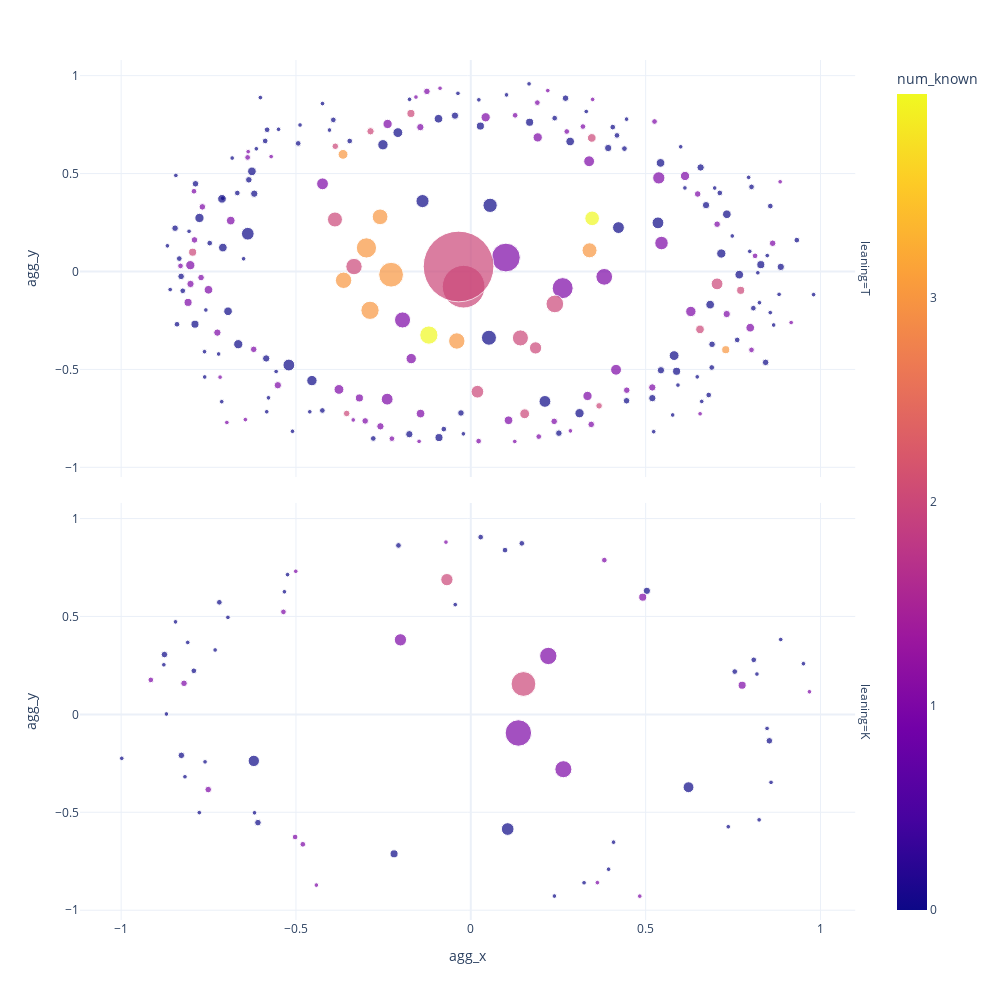

Notebook source saved alongside this figure:
### Markdown cell above
## Regional Observations of Cliques

### Code cell
fig = px.scatter(
    clique_response_frame.merge(patient_response_by_region),
    x = 'agg_x', y = 'agg_y', size = 'membership',
    size_max = 50, hover_name='clique_idx', hover_data=['qseqid', 'sequences', 'sseqid'],
    facet_row = 'leaning',
    color = 'num_known',
    color_discrete_sequence=['#06021c', '#dcb825', '#dc5c25', '#dc2549']
)

fig.update_layout(
    height = 1000, width = 1000,
    coloraxis_colorbar=dict(
        tickvals = [0,1,2,3]
    )
)

fig.update_layout(height = 1000, width = 1000)

### Figure 1 — Plotly figure (JSON) as saved in the notebook; plotly's stock layout.template omitted (floating-point values rounded to 4 significant figures; data arrays with more than 128 entries replaced by an {"elided": "..."} marker saying what was removed)
{"data": [{"customdata": {"elided": "230 rows, 449 str values in total"}, "hoverlabel": {"namelength": 0}, "hovertemplate": "<b>%{hovertext}</b><br><br>leaning=T<br>agg_x=%{x}<br>agg_y=%{y}<br>membership=%{marker.size}<br>qseqid=%{customdata[0]}<br>sequences=%{customdata[1]}<br>sseqid=%{customdata[2]}<br>num_known=%{marker.color}", "hovertext": {"elided": "230 int values"}, "legendgroup": "", "marker": {"color": {"elided": "230 int values"}, "coloraxis": "coloraxis", "size": {"elided": "230 int values"}, "sizemode": "area", "sizeref": 0.1856, "symbol": "circle"}, "mode": "markers", "name": "", "showlegend": false, "type": "scatter", "x": {"elided": "230 float values"}, "xaxis": "x2", "y": {"elided": "230 float values"}, "yaxis": "y2"}, {"customdata": [[[], [], []], [[], [], []], [[], [], []], [[], [], []], [[], [], []], [[], [], []], [[], [], []], [[], [], []], [[], [], []], [[], [], []], [[], [], []], [[], [], []], [[], [], []], [[], [], []], [[], [], []], [[], [], []], [[], [], []], [[], [], []], [[], [], []], [[], [], []], [[], [], []], [[], [], []], [[], [], []], [[], [], []], [[], [], []], [[], [], []], [[], [], []], [[], [], []], [[], [], []], [[], [], []], [[], [], []], [[], [], []], [[], [], []], [[], [], []], [[], [], []], [[], [], []], [[], [], []], [[], [], []], [[], [], []], [[], [], []], [[], [], []], [[], [], []], [["clique_288_MEME-1"], ["GAAVETFFRWH"], ["eid_1067369::erythrocyte_binding_antigen-175_[Plasmodium_falciparum_3D7]"]], [["clique_285_MEME-1"], ["DIDEINDIDEIN"], ["eid_1067614::MSP7-like_protein_[Plasmodium_falciparum_3D7]"]], [["clique_230_MEME-1"], ["NENINKKDSDHN"], ["eid_1067362::mature_parasite-infected_erythrocyte_surface_antigen_[Plasmodium_falciparum_3D7]"]], [["clique_218_MEME-1"], ["QNNDYNQNNDYN"], ["eid_1067639::cytoadherence_linked_asexual_protein_3.2_[Plasmodium_falciparum_3D7]"]], [["clique_205_MEME-1"], ["PQGSTGA"], ["eid_227384::serine_repeat_antigen_5"]], [["clique_224_MEME-1"], ["QVPVSGSPL"], ["eid_1068342::merozoite_surface_protein_1"]], [["clique_81_MEME-1"], ["VAPSVEE"], ["eid_68360::Liver_stage_antigen-3"]], [["clique_88_MEME-1"], ["MSIHDGMKGQKY"], ["eid_1066929::erythrocyte_binding_antigen-165_[Plasmodium_falciparum_3D7]"]], [["clique_3_MEME-1", "clique_3_MEME-2"], ["QEPVTTQEPVTT", "QEPVTTQEP"], ["eid_78559::Interspersed_repeat_antigen"]], [["clique_11_MEME-1"], ["VEENVEE"], ["eid_68166::Ring-infected_erythrocyte_surface_antigen_precursor"]], [["clique_12_MEME-1"], ["RNQNVNDRRNFD"], ["eid_1067300::cytoadherence_linked_asexual_protein_3.1_[Plasmodium_falciparum_3D7]"]], [["clique_33_MEME-2"], ["ELKNKEL"], ["eid_1067038::erythrocyte_binding_antigen-181_[Plasmodium_falciparum_3D7]"]], [["clique_155_MEME-1"], ["KSNEQSKREDDS"], ["eid_1066839::erythrocyte_binding_antigen-175_[Plasmodium_falciparum_3D7]"]], [["clique_157_MEME-1"], ["HDIYDIDTF"], ["eid_1067530::erythrocyte_binding_antigen-140_[Plasmodium_falciparum_3D7]"]], [["clique_159_MEME-2"], ["SRNDEMLDP"], ["eid_465588::apical_membrane_antigen_1"]], [["clique_171_MEME-2"], ["EKRNGFDLBDDT"], ["eid_45337::sporozoite_surface_protein_2"]], [["clique_186_MEME-1"], ["KPFNEPTYVDSN"], ["eid_913520::glutamate-rich_protein_[Plasmodium_falciparum_3D7]"]], [["clique_138_MEME-1"], ["NVHKNVNNDDM"], ["eid_72884::Erythrocyte_binding_antigen"]], [["clique_128_MEME-1"], ["KLIGDNKLIGD"], ["eid_11927::erythrocyte_membrane-associated_giant_protein_antigen_332"]], [["clique_4_MEME-1", "clique_4_MEME-3"], ["GQQNTGLKNTPS", "LNKDIRNKDLKN"], ["eid_1067917::high_molecular_weight_rhoptry_protein_3_[Plasmodium_falciparum_3D7]", "eid_1066836::erythrocyte_binding_antigen-175_[Plasmodium_falciparum_3D7]"]], [["clique_30_MEME-1", "clique_30_MEME-2"], ["SNGREDKVSNGG", "VSNGREDKV"], ["eid_914261::S-antigen_[Plasmodium_falciparum_3D7]", "eid_913339::S-antigen_[Plasmodium_falciparum_3D7]"]]], "hoverlabel": {"namelength": 0}, "hovertemplate": "<b>%{hovertext}</b><br><br>leaning=K<br>agg_x=%{x}<br>agg_y=%{y}<br>membership=%{marker.size}<br>qseqid=%{customdata[0]}<br>sequences=%{customdata[1]}<br>sseqid=%{customdata[2]}<br>num_known=%{marker.color}", "hovertext": [219, 123, 217, 214, 133, 222, 107, 225, 209, 141, 173, 175, 176, 177, 179, 184, 144, 154, 203, 201, 158, 198, 266, 265, 27, 41, 42, 259, 289, 268, 277, 275, 273, 271, 270, 269, 243, 83, 237, 244, 252, 247, 288, 285, 230, 218, 205, 224, 81, 88, 3, 11, 12, 33, 155, 157, 159, 171, 186, 138, 128, 4, 30], "legendgroup": "", "marker": {"color": [0, 0, 0, 0, 0, 0, 0, 0, 0, 0, 0, 0, 0, 0, 0, 0, 0, 0, 0, 0, 0, 0, 0, 0, 0, 0, 0, 0, 0, 0, 0, 0, 0, 0, 0, 0, 0, 0, 0, 0, 0, 0, 1, 1, 1, 1, 1, 1, 1, 1, 1, 1, 1, 1, 1, 1, 1, 1, 1, 1, 1, 2, 2], "coloraxis": "coloraxis", "size": [2, 4, 2, 2, 4, 2, 5, 2, 2, 4, 3, 3, 3, 3, 3, 3, 4, 3, 2, 2, 3, 2, 2, 2, 15, 12, 11, 2, 2, 2, 2, 2, 2, 2, 2, 2, 2, 6, 2, 2, 2, 2, 2, 2, 2, 2, 2, 2, 6, 6, 65, 28, 27, 14, 3, 3, 3, 3, 3, 4, 4, 57, 14], "sizemode": "area", "sizeref": 0.1856, "symbol": "circle"}, "mode": "markers", "name": "", "showlegend": false, "type": "scatter", "x": [-0.8175, -0.8762, -0.9982, -0.5241, -0.8278, -0.6186, 0.5035, -0.8445, 0.4082, 0.8538, 0.09784, 0.8091, 0.1459, -0.7921, 0.7549, -0.7192, -0.6088, -0.2069, 0.8863, 0.9512, 0.0282, -0.04458, -0.8779, -0.6946, 0.1054, -0.6206, 0.6226, 0.8586, 0.7363, 0.8472, -0.5331, -0.7312, -0.76, -0.7765, 0.8183, 0.2391, -0.8096, -0.2195, -0.8705, 0.8245, 0.394, 0.3239, 0.9684, -0.07107, -0.4417, 0.4832, -0.5006, 0.362, 0.4916, 0.776, 0.136, 0.2216, 0.2647, -0.2013, -0.9152, 0.3819, -0.5025, -0.5358, -0.4804, -0.7509, -0.8202, 0.1506, -0.06838], "xaxis": "x", "y": [-0.3185, 0.3055, -0.2244, 0.7136, -0.2092, -0.5025, 0.6308, 0.4724, -0.6524, -0.1349, 0.8388, 0.2785, 0.8732, 0.2225, 0.2186, 0.5724, -0.5527, 0.8626, 0.3824, 0.2589, 0.9052, 0.5604, 0.2532, 0.4954, -0.5854, -0.2375, -0.3718, -0.347, -0.5737, -0.07169, 0.6261, 0.3289, -0.2424, -0.5016, 0.206, -0.9275, 0.3674, -0.7121, 0.002142, -0.5385, -0.7904, -0.8597, 0.1155, 0.8796, -0.8716, -0.928, 0.7307, -0.8591, 0.5985, 0.1488, -0.095, 0.2983, -0.2799, 0.3807, 0.176, 0.7877, -0.6261, 0.5234, -0.6632, -0.3839, 0.1587, 0.1553, 0.688], "yaxis": "y"}], "layout": {"annotations": [{"font": {}, "showarrow": false, "text": "leaning=K", "textangle": 90, "x": 0.98, "xanchor": "left", "xref": "paper", "y": 0.2425, "yanchor": "middle", "yref": "paper"}, {"font": {}, "showarrow": false, "text": "leaning=T", "textangle": 90, "x": 0.98, "xanchor": "left", "xref": "paper", "y": 0.7575, "yanchor": "middle", "yref": "paper"}], "coloraxis": {"colorbar": {"tickvals": [0, 1, 2, 3], "title": {"text": "num_known"}}, "colorscale": [[0, "#0d0887"], [0.1111, "#46039f"], [0.2222, "#7201a8"], [0.3333, "#9c179e"], [0.4444, "#bd3786"], [0.5556, "#d8576b"], [0.6667, "#ed7953"], [0.7778, "#fb9f3a"], [0.8889, "#fdca26"], [1, "#f0f921"]]}, "height": 1000, "legend": {"itemsizing": "constant", "tracegroupgap": 0}, "margin": {"t": 60}, "width": 1000, "xaxis": {"anchor": "y", "domain": [0, 0.98], "title": {"text": "agg_x"}}, "xaxis2": {"anchor": "y2", "domain": [0, 0.98], "matches": "x", "showticklabels": false}, "yaxis": {"anchor": "x", "domain": [0, 0.485], "title": {"text": "agg_y"}}, "yaxis2": {"anchor": "x2", "domain": [0.515, 1], "matches": "y", "title": {"text": "agg_y"}}}}
